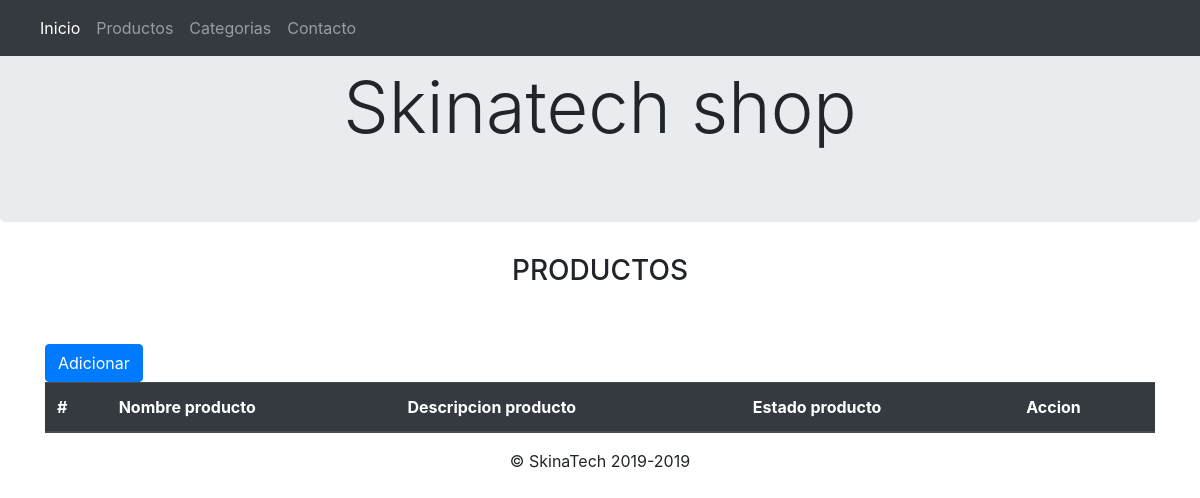
The page /index.php/products_controller on the database as committed earlier.
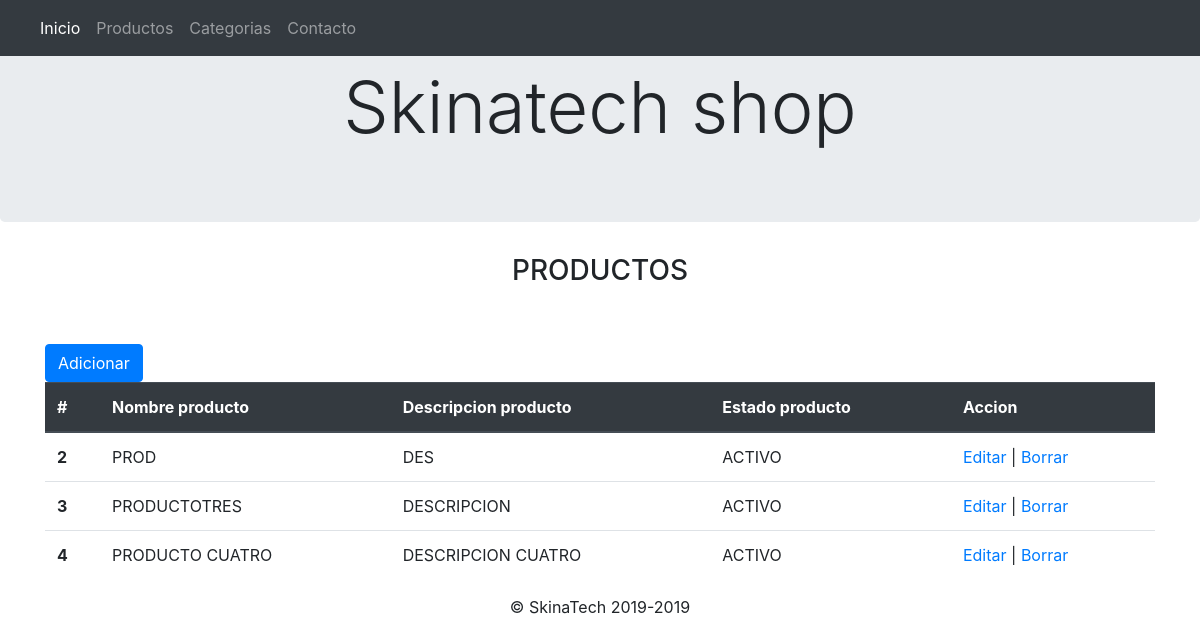
The same page on the database as committed later.
### tables this page shows
CREATE TABLE `productos` (
  `id_producto` int(11) NOT NULL,
  `nombre_producto` varchar(100) DEFAULT NULL,
  `descripcion_producto` varchar(100) DEFAULT NULL,
  `es_activo` int(11) DEFAULT '0',
  `valor_producto` int(11) NOT NULL
);

### application/controllers/Products_controller.php (called while the page is built, shortened)
<?php
class Products_controller extends CI_Controller {
    public function __construct()
    {
        $this->load->model('Crud_model');
    }
    public function index()
    {
        $this->load->view('/includes/header_view');
        $data['result'] = $this->Crud_model->products_show();
        $this->load->view('products_view',$data);
        $this->load->view('includes/footer_view');
    }
}

### index.php (called while the page is built, shortened)
<?php
require_once BASEPATH.'core/CodeIgniter.php';

### application/models/Crud_model.php (called while the page is built, shortened)
<?php if ( ! defined('BASEPATH')) exit('No direct script access allowed');
class Crud_model extends CI_Model {
    function products_show()
    {
        $query = $this->db->query('SELECT id_producto, nombre_producto, descripcion_producto,
        CASE
        WHEN es_activo = 0 THEN "INACTIVO"
        WHEN es_activo = 1 THEN "ACTIVO"
        ELSE "NO TIENE ESTADO"
        END AS es_activo FROM productos');
        return $query->result();
    }
}

### application/views/products_view.php (the view, shortened to what this page needs)
<div class="page-heade">
        <div class="container">
          <center><h3 class="display-6">PRODUCTOS</h3></center>
        </div>
</div>
<div class="container">
        <br>
        <br>
<button type="button" class="btn btn-primary" data-toggle="modal" data-target="#exampleModal">
  Adicionar
</button>
            <table class="table">
            <thead class="thead-dark">
                <tr>
                <th scope="col">#</th>
                <th scope="col">Nombre producto</th>
                <th scope="col">Descripcion producto</th>
                <th scope="col">Estado producto</th>
                <th scope="col">Accion</th>
                </tr>
            </thead>
            <tbody>
                <?php foreach($result as $row) {?>
                <tr>
                <th scope="row"><?php echo $row->id_producto;?></th>
                <td><?php echo $row->nombre_producto;?></td>
                <td><?php echo $row->descripcion_producto;?></td>
                <td><?php echo $row->es_activo;?></td>
                <td>
                <a href="<?php echo site_url('products_controller/edit');?>/<?php echo $row->id_producto;?>">Editar</a>  |
                <a href="<?php echo site_url('products_controller/delete');?>/<?php echo $row->id_producto;?>">Borrar</a>
                </td>
                    </tr>
                    <?php } ?>
            </tbody>
            </table>
      </div>

### application/views/includes/header_view.php (shortened to what this page needs)
?><!DOCTYPE html>
<html lang="es">
<head>
     <link rel="stylesheet" href="<?php echo base_url('assets/bootstrap/css/bootstrap.min.css');?>" type="text/css">
</head>
  <body>
  <nav class="navbar navbar-expand-md navbar-dark fixed-top bg-dark">
      <div class="collapse navbar-collapse" id="navbarsExampleDefault">
        <ul class="navbar-nav mr-auto">
          <li class="nav-item active">
            <a class="nav-link" href="#">Inicio <span class="sr-only">(current)</span></a>
          </li>
          <li class="nav-item">
            <a class="nav-link" href="about">Productos</a>
          </li>
          <li class="nav-item">
          <a class="nav-link" href="<?php echo base_url();?>index.php/CrudController/create">Categorias</a>
          </li>
		      <li class="nav-item">
            <a class="nav-link" href="contact">Contacto</a>
          </li>
         </ul>
      </div>
    </nav>
    <main role="main">
      <div class="jumbotron">
        <div class="container">
          <center><h2 class="display-3">Skinatech shop</h2></center>
        </div>
      </div>

### application/views/includes/footer_view.php (shortened to what this page needs)
<footer class="container">
      <p><center>&copy; SkinaTech 2019-2019</center></p>
    </footer>
  </body>
</html>

Rows that differ between the two databases and show on the page:
added productos: id_producto "2", nombre_producto "PROD", descripcion_producto "DES", es_activo "ACTIVO"
added productos: id_producto "3", nombre_producto "PRODUCTOTRES", descripcion_producto "DESCRIPCION", es_activo "ACTIVO"
added productos: id_producto "4", nombre_producto "PRODUCTO CUATRO", descripcion_producto "DESCRIPCION CUATRO", es_activo "ACTIVO"
